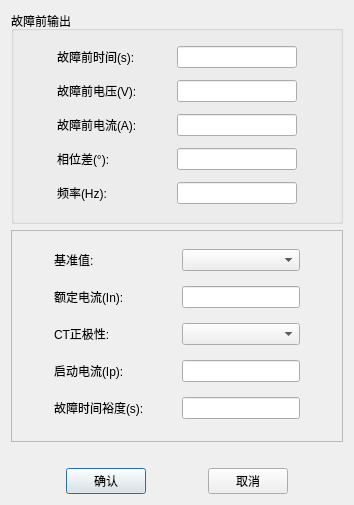
<?xml version="1.0" encoding="UTF-8"?>
<ui version="4.0">
 <class>QCurrInverseCommonParasDlg</class>
 <widget class="QDialog" name="QCurrInverseCommonParasDlg">
  <property name="geometry">
   <rect>
    <x>0</x>
    <y>0</y>
    <width>354</width>
    <height>505</height>
   </rect>
  </property>
  <property name="windowTitle">
   <string>通用参数设置</string>
  </property>
  <layout class="QGridLayout" name="gridLayout_4">
   <item row="0" column="0">
    <layout class="QGridLayout" name="gridLayout_3">
     <item row="0" column="0">
      <widget class="QGroupBox" name="groupBox">
       <property name="title">
        <string>故障前输出</string>
       </property>
       <layout class="QGridLayout" name="gridLayout">
        <item row="0" column="0">
         <spacer name="horizontalSpacer_3">
          <property name="orientation">
           <enum>Qt::Horizontal</enum>
          </property>
          <property name="sizeHint" stdset="0">
           <size>
            <width>40</width>
            <height>20</height>
           </size>
          </property>
         </spacer>
        </item>
        <item row="0" column="1">
         <widget class="QLabel" name="m_labPreFaultTime">
          <property name="text">
           <string>故障前时间(s):</string>
          </property>
         </widget>
        </item>
        <item row="0" column="2">
         <spacer name="horizontalSpacer">
          <property name="orientation">
           <enum>Qt::Horizontal</enum>
          </property>
          <property name="sizeHint" stdset="0">
           <size>
            <width>40</width>
            <height>20</height>
           </size>
          </property>
         </spacer>
        </item>
        <item row="0" column="3">
         <widget class="QSettingLineEdit" name="m_txtPreFaultTime">
          <property name="sizePolicy">
           <sizepolicy hsizetype="Fixed" vsizetype="Fixed">
            <horstretch>0</horstretch>
            <verstretch>0</verstretch>
           </sizepolicy>
          </property>
          <property name="minimumSize">
           <size>
            <width>120</width>
            <height>0</height>
           </size>
          </property>
         </widget>
        </item>
        <item row="0" column="4">
         <spacer name="horizontalSpacer_2">
          <property name="orientation">
           <enum>Qt::Horizontal</enum>
          </property>
          <property name="sizeHint" stdset="0">
           <size>
            <width>40</width>
            <height>20</height>
           </size>
          </property>
         </spacer>
        </item>
        <item row="1" column="1">
         <widget class="QLabel" name="m_labFaultVolt">
          <property name="text">
           <string>故障前电压(V):</string>
          </property>
         </widget>
        </item>
        <item row="1" column="3">
         <widget class="QSettingLineEdit" name="m_txtFaultVolt">
          <property name="sizePolicy">
           <sizepolicy hsizetype="Fixed" vsizetype="Fixed">
            <horstretch>0</horstretch>
            <verstretch>0</verstretch>
           </sizepolicy>
          </property>
          <property name="minimumSize">
           <size>
            <width>120</width>
            <height>0</height>
           </size>
          </property>
         </widget>
        </item>
        <item row="2" column="1">
         <widget class="QLabel" name="m_labFaultCurr">
          <property name="text">
           <string>故障前电流(A):</string>
          </property>
         </widget>
        </item>
        <item row="2" column="3">
         <widget class="QSettingLineEdit" name="m_txtFaultCurr">
          <property name="sizePolicy">
           <sizepolicy hsizetype="Fixed" vsizetype="Fixed">
            <horstretch>0</horstretch>
            <verstretch>0</verstretch>
           </sizepolicy>
          </property>
          <property name="minimumSize">
           <size>
            <width>120</width>
            <height>0</height>
           </size>
          </property>
         </widget>
        </item>
        <item row="3" column="1">
         <widget class="QLabel" name="m_labAng">
          <property name="text">
           <string>相位差(°):</string>
          </property>
         </widget>
        </item>
        <item row="3" column="3">
         <widget class="QSettingLineEdit" name="m_txtAng">
          <property name="sizePolicy">
           <sizepolicy hsizetype="Fixed" vsizetype="Fixed">
            <horstretch>0</horstretch>
            <verstretch>0</verstretch>
           </sizepolicy>
          </property>
          <property name="minimumSize">
           <size>
            <width>120</width>
            <height>0</height>
           </size>
          </property>
         </widget>
        </item>
        <item row="4" column="1">
         <widget class="QLabel" name="m_labHz">
          <property name="text">
           <string>频率(Hz):</string>
          </property>
         </widget>
        </item>
        <item row="4" column="3">
         <widget class="QSettingLineEdit" name="m_txtHz">
          <property name="sizePolicy">
           <sizepolicy hsizetype="Fixed" vsizetype="Fixed">
            <horstretch>0</horstretch>
            <verstretch>0</verstretch>
           </sizepolicy>
          </property>
          <property name="minimumSize">
           <size>
            <width>120</width>
            <height>0</height>
           </size>
          </property>
         </widget>
        </item>
       </layout>
      </widget>
     </item>
     <item row="1" column="0">
      <widget class="QFrame" name="frame">
       <property name="frameShape">
        <enum>QFrame::StyledPanel</enum>
       </property>
       <property name="frameShadow">
        <enum>QFrame::Raised</enum>
       </property>
       <layout class="QGridLayout" name="gridLayout_2">
        <item row="0" column="0">
         <spacer name="horizontalSpacer_4">
          <property name="orientation">
           <enum>Qt::Horizontal</enum>
          </property>
          <property name="sizeHint" stdset="0">
           <size>
            <width>40</width>
            <height>20</height>
           </size>
          </property>
         </spacer>
        </item>
        <item row="0" column="1">
         <widget class="QLabel" name="label">
          <property name="text">
           <string>基准值:</string>
          </property>
         </widget>
        </item>
        <item row="0" column="2">
         <spacer name="horizontalSpacer_5">
          <property name="orientation">
           <enum>Qt::Horizontal</enum>
          </property>
          <property name="sizeHint" stdset="0">
           <size>
            <width>40</width>
            <height>20</height>
           </size>
          </property>
         </spacer>
        </item>
        <item row="0" column="3">
         <widget class="QComboBox" name="m_cmbValue">
          <property name="sizePolicy">
           <sizepolicy hsizetype="Fixed" vsizetype="Fixed">
            <horstretch>0</horstretch>
            <verstretch>0</verstretch>
           </sizepolicy>
          </property>
          <property name="minimumSize">
           <size>
            <width>118</width>
            <height>0</height>
           </size>
          </property>
         </widget>
        </item>
        <item row="0" column="4">
         <spacer name="horizontalSpacer_6">
          <property name="orientation">
           <enum>Qt::Horizontal</enum>
          </property>
          <property name="sizeHint" stdset="0">
           <size>
            <width>40</width>
            <height>20</height>
           </size>
          </property>
         </spacer>
        </item>
        <item row="1" column="1">
         <widget class="QLabel" name="label_2">
          <property name="text">
           <string>额定电流(In):</string>
          </property>
         </widget>
        </item>
        <item row="1" column="3">
         <widget class="QSettingLineEdit" name="m_txtIn">
          <property name="sizePolicy">
           <sizepolicy hsizetype="Fixed" vsizetype="Fixed">
            <horstretch>0</horstretch>
            <verstretch>0</verstretch>
           </sizepolicy>
          </property>
          <property name="minimumSize">
           <size>
            <width>118</width>
            <height>0</height>
           </size>
          </property>
         </widget>
        </item>
        <item row="2" column="1">
         <widget class="QLabel" name="label_3">
          <property name="text">
           <string>CT正极性:</string>
          </property>
         </widget>
        </item>
        <item row="2" column="3">
         <widget class="QComboBox" name="m_cmbCTPos">
          <property name="sizePolicy">
           <sizepolicy hsizetype="Fixed" vsizetype="Fixed">
            <horstretch>0</horstretch>
            <verstretch>0</verstretch>
           </sizepolicy>
          </property>
          <property name="minimumSize">
           <size>
            <width>118</width>
            <height>0</height>
           </size>
          </property>
         </widget>
        </item>
        <item row="3" column="1">
         <widget class="QLabel" name="label_4">
          <property name="text">
           <string>启动电流(Ip):</string>
          </property>
         </widget>
        </item>
        <item row="3" column="3">
         <widget class="QSettingLineEdit" name="m_txtIp">
          <property name="sizePolicy">
           <sizepolicy hsizetype="Fixed" vsizetype="Fixed">
            <horstretch>0</horstretch>
            <verstretch>0</verstretch>
           </sizepolicy>
          </property>
          <property name="minimumSize">
           <size>
            <width>118</width>
            <height>0</height>
           </size>
          </property>
         </widget>
        </item>
        <item row="4" column="1">
         <widget class="QLabel" name="label_5">
          <property name="text">
           <string>故障时间裕度(s):</string>
          </property>
         </widget>
        </item>
        <item row="4" column="3">
         <widget class="QSettingLineEdit" name="m_txtFaultTime">
          <property name="sizePolicy">
           <sizepolicy hsizetype="Fixed" vsizetype="Fixed">
            <horstretch>0</horstretch>
            <verstretch>0</verstretch>
           </sizepolicy>
          </property>
          <property name="minimumSize">
           <size>
            <width>118</width>
            <height>0</height>
           </size>
          </property>
         </widget>
        </item>
       </layout>
      </widget>
     </item>
     <item row="2" column="0">
      <spacer name="horizontalSpacer_7">
       <property name="orientation">
        <enum>Qt::Horizontal</enum>
       </property>
       <property name="sizeHint" stdset="0">
        <size>
         <width>40</width>
         <height>20</height>
        </size>
       </property>
      </spacer>
     </item>
     <item row="3" column="0">
      <layout class="QHBoxLayout" name="horizontalLayout">
       <item>
        <spacer name="horizontalSpacer_8">
         <property name="orientation">
          <enum>Qt::Horizontal</enum>
         </property>
         <property name="sizeHint" stdset="0">
          <size>
           <width>40</width>
           <height>20</height>
          </size>
         </property>
        </spacer>
       </item>
       <item>
        <widget class="QPushButton" name="m_btnOK">
         <property name="text">
          <string>确认</string>
         </property>
        </widget>
       </item>
       <item>
        <spacer name="horizontalSpacer_10">
         <property name="orientation">
          <enum>Qt::Horizontal</enum>
         </property>
         <property name="sizeHint" stdset="0">
          <size>
           <width>40</width>
           <height>20</height>
          </size>
         </property>
        </spacer>
       </item>
       <item>
        <widget class="QPushButton" name="m_btnCancel">
         <property name="text">
          <string>取消</string>
         </property>
        </widget>
       </item>
       <item>
        <spacer name="horizontalSpacer_9">
         <property name="orientation">
          <enum>Qt::Horizontal</enum>
         </property>
         <property name="sizeHint" stdset="0">
          <size>
           <width>40</width>
           <height>20</height>
          </size>
         </property>
        </spacer>
       </item>
      </layout>
     </item>
    </layout>
   </item>
  </layout>
 </widget>
 <customwidgets>
  <customwidget>
   <class>QSettingLineEdit</class>
   <extends>QLineEdit</extends>
   <header>../../UI/Controls/SettingCtrls/qsettinglineedit.h</header>
  </customwidget>
 </customwidgets>
 <resources/>
 <connections/>
</ui>
